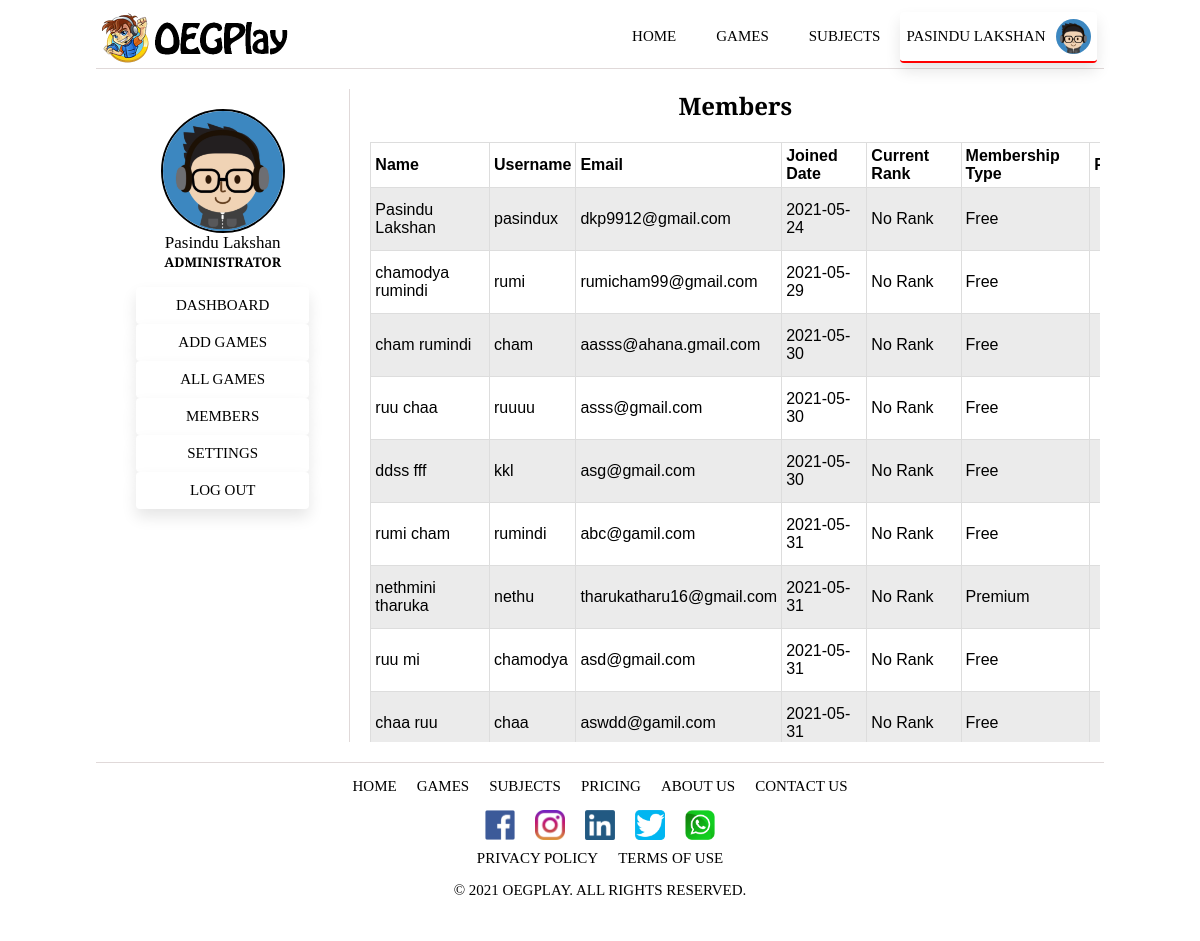
Page /all-members.php (signed in) on the committed database.
### tables this page shows
CREATE TABLE `member` (
  `memberID` int(11) NOT NULL AUTO_INCREMENT,
  `username` varchar(128) NOT NULL,
  `firstName` char(128) NOT NULL,
  `lastName` char(128) NOT NULL,
  `m_password` varchar(256) NOT NULL,
  `m_rank` char(20) NOT NULL DEFAULT 'No Rank',
  `TID` int(11) NOT NULL,
  `profile_pic` varchar(256) DEFAULT NULL,
  PRIMARY KEY (`memberID`),
  KEY `FK_Member` (`TID`),
  CONSTRAINT `FK_Member` FOREIGN KEY (`TID`) REFERENCES `type` (`TID`)
);

CREATE TABLE `member_email` (
  `memberID` int(11) NOT NULL,
  `email` varchar(128) NOT NULL,
  `emailType` varchar(32) NOT NULL,
  PRIMARY KEY (`memberID`,`email`),
  CONSTRAINT `FK_MemberEmail` FOREIGN KEY (`memberID`) REFERENCES `member` (`memberID`) ON DELETE CASCADE
);

CREATE TABLE `membership` (
  `MID` int(11) NOT NULL AUTO_INCREMENT,
  `memberID` int(11) NOT NULL,
  `m_plan` varchar(20) NOT NULL,
  `m_status` varchar(20) NOT NULL,
  `start_date` date NOT NULL,
  `renewal_date` date NOT NULL,
  PRIMARY KEY (`MID`),
  KEY `FK_Membership1` (`memberID`),
  CONSTRAINT `FK_Membership1` FOREIGN KEY (`memberID`) REFERENCES `member` (`memberID`) ON DELETE CASCADE
);

### all-members.php (the view, shortened to what this page needs)
<?php
    include 'header.php';
?>
  <div class="a-container">
    <?php include 'admin-sidebar.php'; ?>
    <div class="alm-container">
      <h2>Members</h2>
      <div class = "table" >
      <table class = "member-table">
        <tr>
          <th>Name</th>
          <th>Username</th>
          <th>Email</th>
          <th>Joined Date</th>
          <th>Current Rank</th>
          <th>Membership Type</th>
          <th>Plan</th>
        </tr>
        <?php
            require 'includes/database.inc.php';
            $sql = "SELECT M.memberID, M.username, M.firstName, M.lastName, M.m_rank, M.TID, ME.email, MM.m_plan, MM.m_status, MM.start_date, MM.renewal_date
            FROM Member AS M
            JOIN Member_email AS ME ON ME.memberID = M.memberID
            JOIN Membership AS MM ON MM.memberID = M.memberID";
            $result = mysqli_query($conn, $sql);
            if (mysqli_num_rows($result) > 0) {
              while($row = mysqli_fetch_assoc($result)) {
                echo '<tr>';
                echo '<td>'.$row["firstName"].' '.$row["lastName"].'</td>';
                echo '<td>'.$row["username"].'</td>';
                echo '<td>'.$row["email"].'</td>';
                echo '<td>'.$row["start_date"].'</td>';
                echo '<td>'.$row["m_rank"].'</td>';
                if($row["TID"] == 1){
                  echo '<td>Premium</td>';
                }
                else if($row["TID"] == 2){
                  echo '<td>Free</td>';
                }
                echo '<td>'.$row["m_plan"].'</td>';
                echo '</tr>';
              }
            }
            else {
              echo '<tr>';
              echo '<td colspan="10">O Members Found!</td>';
              echo '</tr>';
            }
        ?>
      </table>
      </div>
    </div>
  </div>
<?php include('./footer.php'); ?>

### css/sidebar.css (style rules this page uses)
.a-container { display: flex; }

### css/all-members.css (style rules this page uses)
.alm-container { margin-left: 20px; font-family: "Bree Serif", serif; margin-bottom: 20px; }
.alm-container h2 { text-align: center; }
table { font-family: arial, sans-serif; border-collapse: collapse; width: 150%; }
.table { width: 730px; height: 600px; overflow: scroll; }
td, th { border: 1px solid #dddddd; text-align: left; padding: 4px; }
tr:nth-child(even) { background-color: #ebebeb; }

### css/header.css (style rules this page uses)
html { max-width: 1024px; margin: auto; }

### rows in the picture
member: firstName "Pasindu", lastName "Lakshan", username "pasindux", member_email.email "dkp9912@gmail.com", membership.start_date "2021-05-24", m_rank "No Rank", shows "Free"
member: firstName "chamodya", lastName "rumindi", username "rumi", member_email.email "rumicham99@gmail.com", membership.start_date "2021-05-29", m_rank "No Rank", shows "Free"
member: firstName "cham", lastName "rumindi", username "cham", member_email.email "aasss@ahana.gmail.com", membership.start_date "2021-05-30", m_rank "No Rank", shows "Free"
member: firstName "ruu", lastName "chaa", username "ruuuu", member_email.email "asss@gmail.com", membership.start_date "2021-05-30", m_rank "No Rank", shows "Free"
member: firstName "ddss", lastName "fff", username "kkl", member_email.email "asg@gmail.com", membership.start_date "2021-05-30", m_rank "No Rank", shows "Free"
member: firstName "rumi", lastName "cham", username "rumindi", member_email.email "abc@gamil.com", membership.start_date "2021-05-31", m_rank "No Rank", shows "Free"
member: firstName "nethmini", lastName "tharuka", username "nethu", member_email.email "tharukatharu16@gmail.com", membership.start_date "2021-05-31", m_rank "No Rank", shows "Premium"
member: firstName "ruu", lastName "mi", username "chamodya", member_email.email "asd@gmail.com", membership.start_date "2021-05-31", m_rank "No Rank", shows "Free"
member: firstName "chaa", lastName "ruu", username "chaa", member_email.email "aswdd@gamil.com", membership.start_date "2021-05-31", m_rank "No Rank", shows "Free"

### other values in the picture
$_SESSION["firstName"] "PASINDU"
$_SESSION["lastName"] "LAKSHAN"
$_SESSION["firstName"] "Pasindu"
$_SESSION["lastName"] "Lakshan"
